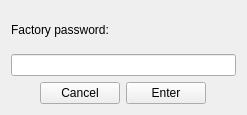
<?xml version="1.0" encoding="UTF-8"?>
<ui version="4.0">
 <class>QFactorySetPassForm</class>
 <widget class="QCDialog" name="QFactorySetPassForm">
  <property name="modal" stdset="0">
   <bool>false</bool>
  </property>
  <property name="geometry">
   <rect>
    <x>0</x>
    <y>0</y>
    <width>247</width>
    <height>115</height>
   </rect>
  </property>
  <property name="focusPolicy">
   <enum>Qt::StrongFocus</enum>
  </property>
  <property name="windowTitle">
   <string>Password</string>
  </property>
  <layout class="QGridLayout" name="gridLayout">
   <item row="1" column="0" colspan="4">
    <widget class="QLineEdit" name="lineEdit_facpassword">
     <property name="focusPolicy">
      <enum>Qt::ClickFocus</enum>
     </property>
     <property name="echoMode">
      <enum>QLineEdit::Password</enum>
     </property>
    </widget>
   </item>
   <item row="2" column="2">
    <widget class="QCPushButton" name="btn_sure">
     <property name="text">
      <string>Enter</string>
     </property>
    </widget>
   </item>
   <item row="2" column="3">
    <spacer name="horizontalSpacer_2">
     <property name="orientation">
      <enum>Qt::Horizontal</enum>
     </property>
     <property name="sizeHint" stdset="0">
      <size>
       <width>40</width>
       <height>20</height>
      </size>
     </property>
    </spacer>
   </item>
   <item row="2" column="0">
    <spacer name="horizontalSpacer">
     <property name="orientation">
      <enum>Qt::Horizontal</enum>
     </property>
     <property name="sizeHint" stdset="0">
      <size>
       <width>40</width>
       <height>20</height>
      </size>
     </property>
    </spacer>
   </item>
   <item row="0" column="0" colspan="4">
    <widget class="QLabel" name="label">
     <property name="text">
      <string>Factory password:</string>
     </property>
    </widget>
   </item>
   <item row="2" column="1">
    <widget class="QCPushButton" name="btn_cancel">
     <property name="text">
      <string>Cancel</string>
     </property>
    </widget>
   </item>
  </layout>
 </widget>
 <customwidgets>
  <customwidget>
   <class>QCPushButton</class>
   <extends>QPushButton</extends>
   <header>qcpushbutton.h</header>
  </customwidget>
  <customwidget>
   <class>QCDialog</class>
   <extends>QWidget</extends>
   <header>qcdialog.h</header>
   <container>1</container>
  </customwidget>
 </customwidgets>
 <resources/>
 <connections/>
</ui>
